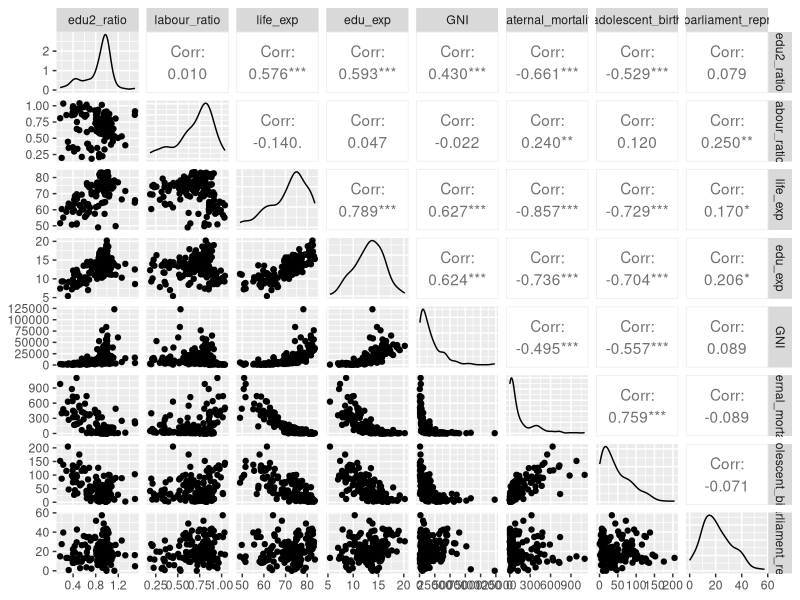
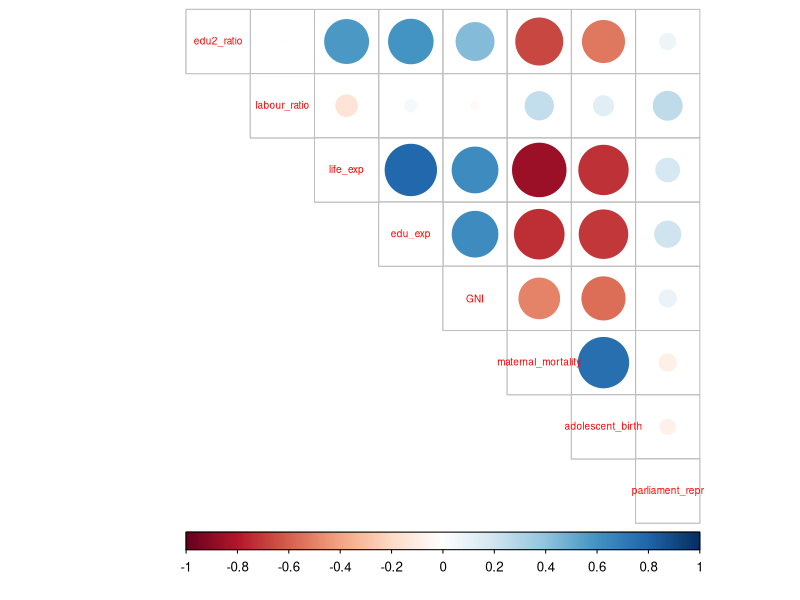
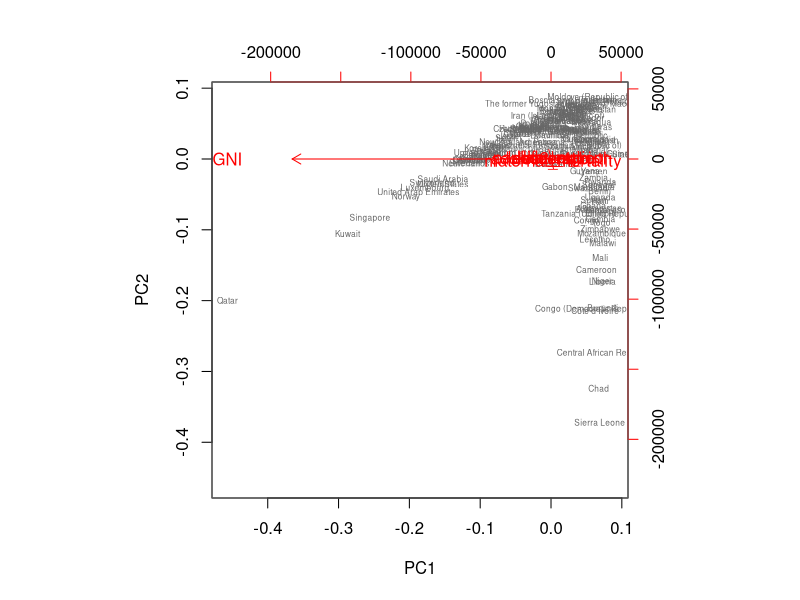
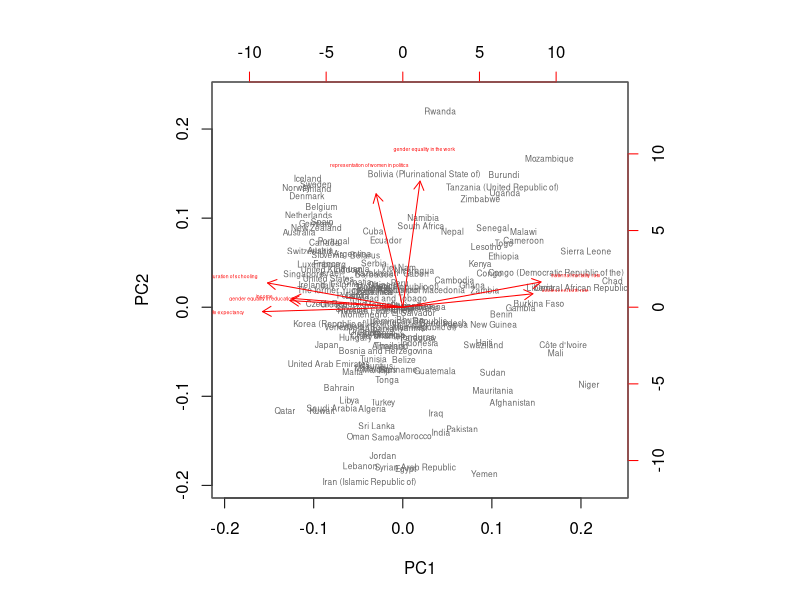
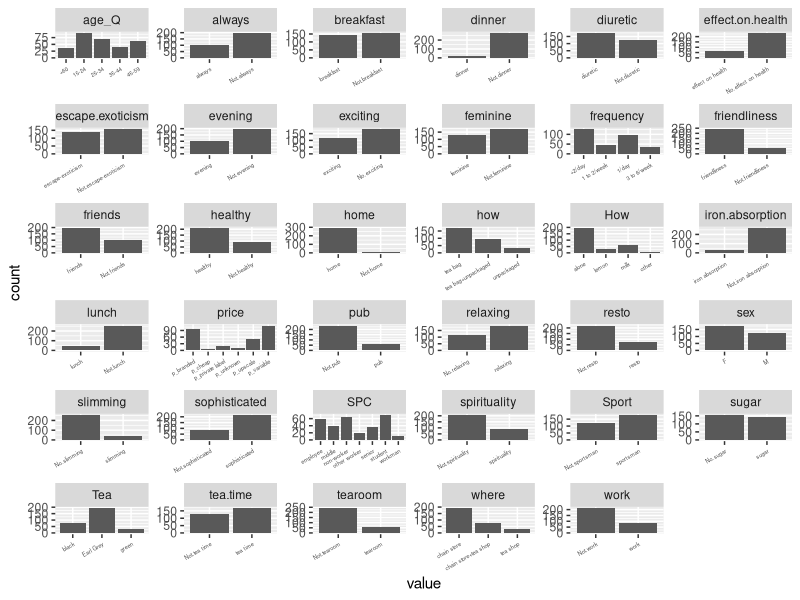
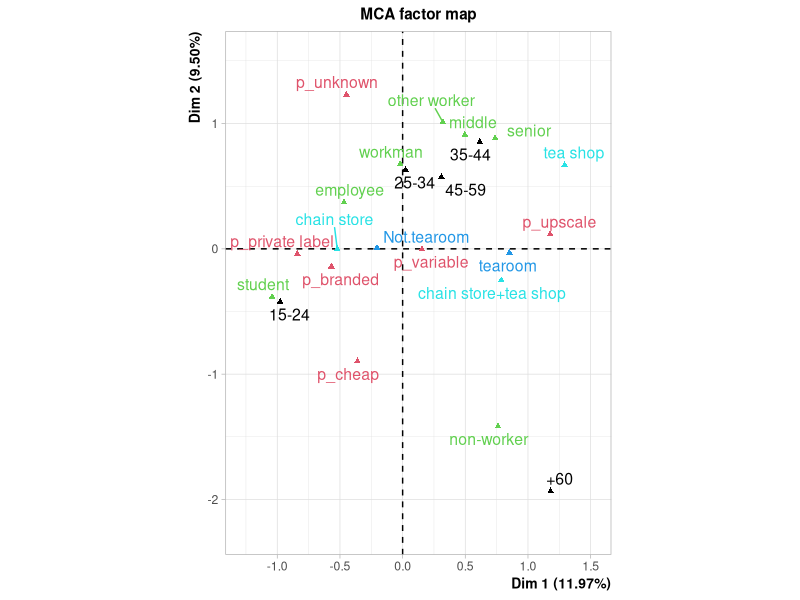

Write R code to recreate these figures, in order.
## ---- chunk 1

# load the data
human <- read.csv("data/human.csv")

# add countries as rownames
rownames(human) <- human$X

# explore the dataset
str(human)
dim(human)
## ---- chunk 2
library(GGally)
library(dplyr)


human_ <- select(human, -X)

# visualize the variables
ggpairs(human_)


library(corrplot)

cor_matrix<-cor(human_) 
corrplot(cor_matrix, method="circle", type = "upper", cl.pos = "b", tl.pos = "d", tl.cex = 0.6)

summary(human_)


## ---- chunk 3
# perform principal component analysis (with the SVD method)
pca_human <- prcomp(human_)

summary(pca_human)

# draw a biplot of the principal component representation and the original variables
pdf(file = "plots/human_pca.pdf")
biplot(pca_human, choices = 1:2, cex = c(0.5, 1), col = c("grey40", "red"))
dev.off()

## ---- chunk 4
# standardize the variables
human_std <- scale(human_)

# perform principal component analysis (with the SVD method)
pca_human_std <- prcomp(human_std)

summary(pca_human)

# Change the labels of the arrows
rownames(pca_human_std$rotation) <- c("gender equality in education","gender equality in the work","life expectancy","duration of schooling","income","maternal mortality rate","adolescent birth rate","representation of women in politics")

# draw a biplot of the principal component representation and the original variables
pdf(file = "plots/human_std_pca.pdf")
biplot(pca_human_std, choices = 1:2, cex = c(0.5, 0.3), col = c("grey40", "red"))
dev.off()
## ---- chunk 5
library(FactoMineR)

data("tea")

#Exploring the tea data
summary(tea)
str(tea)
dim(tea)

#drop the age (factorized in age_Q)
tea <- select(tea, -age)

library(ggplot2)
library(tidyr)

# visualize the dataset
dev.new(width=5, height=50)
pdf(file = "plots/tea_ggplot.pdf")
gather(tea) %>% ggplot(aes(value)) + facet_wrap("key", scales = "free") + geom_bar() + theme(axis.text.x = element_text(angle = 30, hjust = 1, size =4 ))
dev.off()

## ---- chunk 6
# column names to keep in the dataset
keep_columns <- c("age_Q", "price", "SPC", "tearoom", "where")

# select the 'keep_columns' to create a new dataset
my_tea <- select(tea, one_of(keep_columns))

# multiple correspondence analysis
mca <- MCA(my_tea, method = "indicator", graph = FALSE)

# summary of the model
summary(mca)

# visualize MCA
pdf(file = "plots/tea_mca.pdf")
plot(mca, invisible=c("ind"), habillage = "quali")
dev.off()
